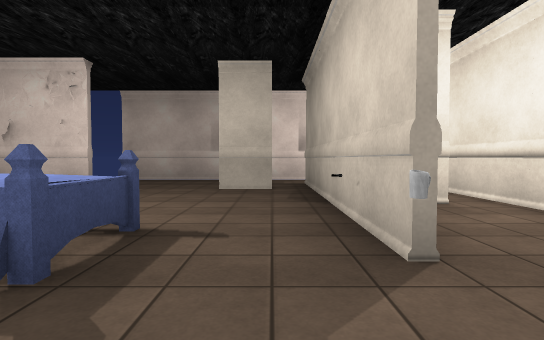
[1] (above)

18 first-person views from a walk through a Unity game level. The camera is 1.2 m above the floor, tilts 2° down and sees 80° across. The floor is counted in squares, 2 m on a side. Each view is taken from the middle of a square. On the plan, view 1 faces up. The plan holds only what a view shows up to about 10 squares ahead; the rest is blank. The place goes on beyond the plan. The player is left out. Some surface patterns are stand-ins.

[2]
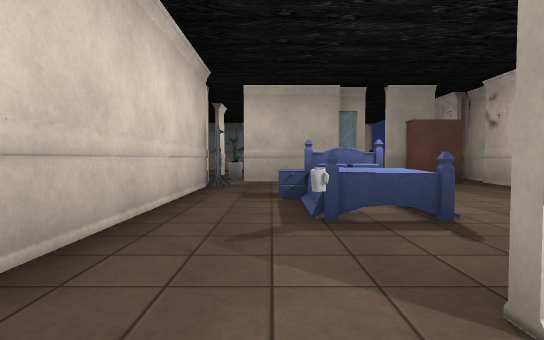

[3]
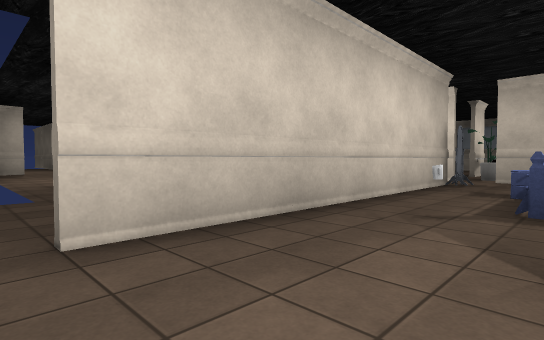

[4]
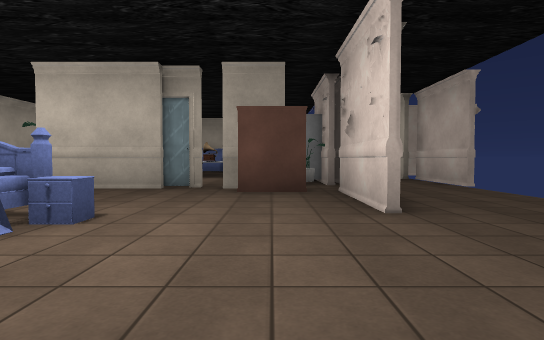

[5]
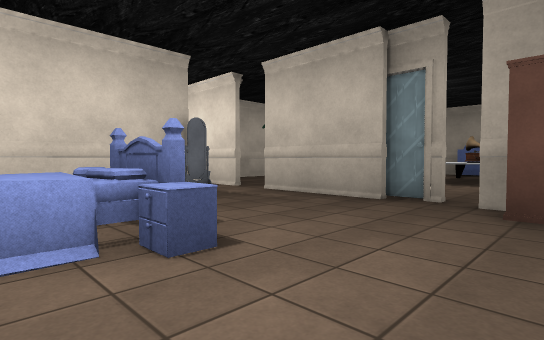

[6]
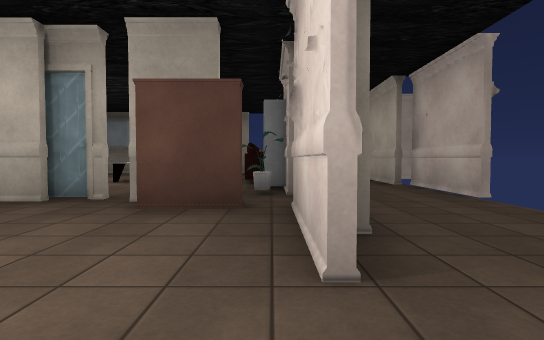

[7]
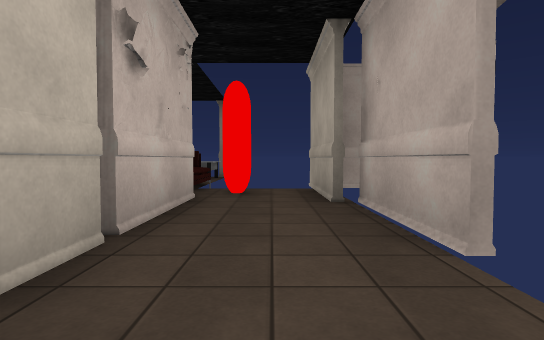

[8]
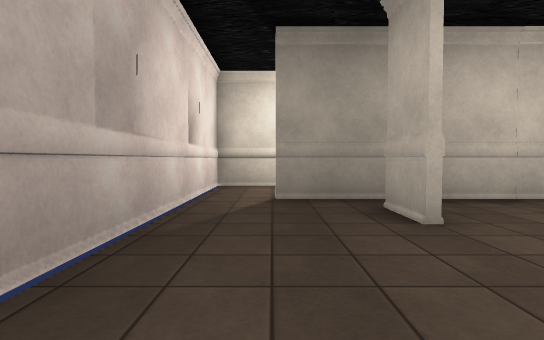

[9]
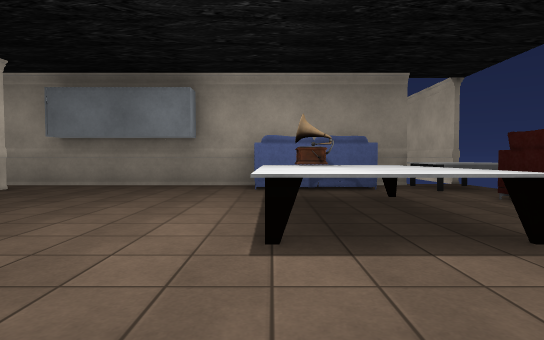

[10]
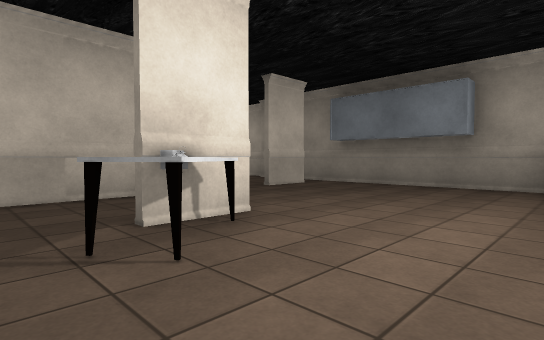

[11]
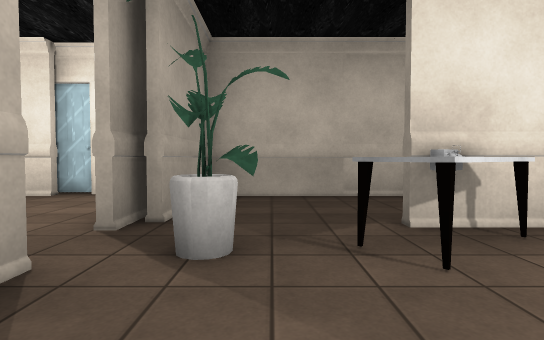

[12]
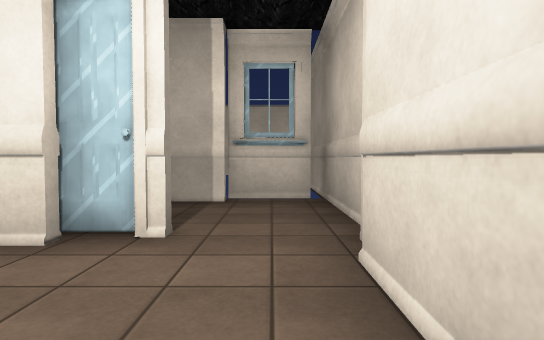

[13]
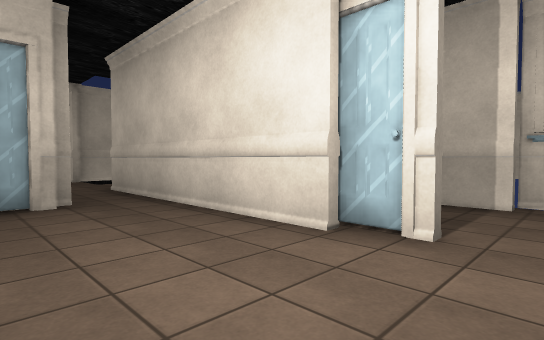

[14]
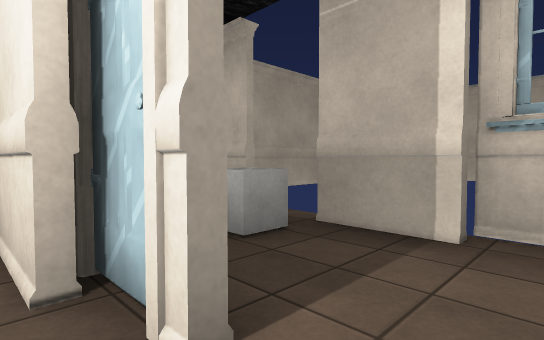

[15]
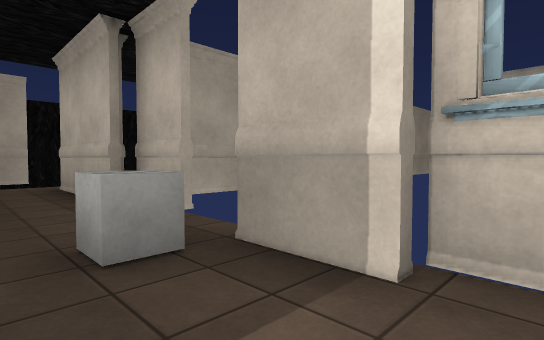

[16]
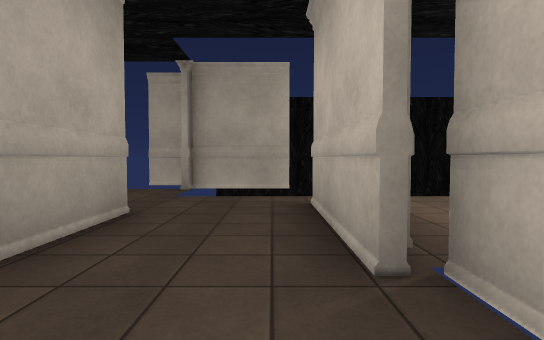

[17]
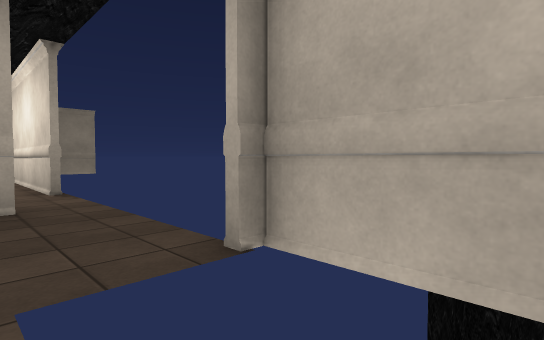

[18]
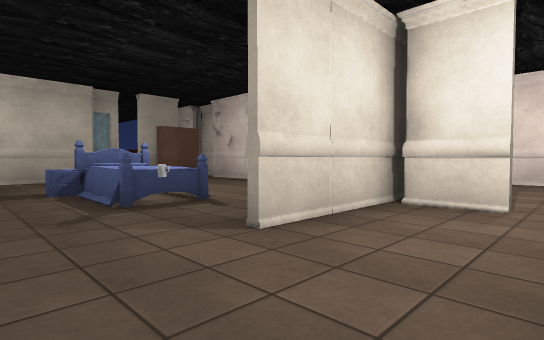

### Floor plan
Points are (right, up) in squares from view 1. A wall is a line through its corners. A room is listed if a view was taken in it or the views show most of it. See-through windows are left out.
Room 1 (views 1, 2, 3, 4, 5, 18)
walls: (0.8, 1.9) (0.8, 6); (-5.3, -0.4) (2.5, -0.4); (1, 4.9) (1, 1.9); (-3.5, 6.3) (-6.1, 6.3); (-6.5, 2.9) (-6.5, 0.2); (0, 6.4) (-1.1, 6.4); (2.4, 4.3) (1.1, 4.3); (-6.8, 3.3) (-6.9, 2.8); (-6.8, 3.6) (-6.8, 2.6); (-6.5, 4.6) (-6.5, 4); (3.2, 1.2) (3.2, 4.4)
ways out: opening at (-7, 0) to room 2; opening at (-2.5, 6) to room 2; opening at (3, 5) to room 2; gap at (-7, 4) to room 2; gap at (0, 6) to room 2; opening at (-6, -1) to room 3; opening at (3, -1) to room 4
objects: other object (-6, 5); other object (-5, 0); bed (-3, 1) to (-2, 3); other object (1, 1)
Room 2 (views 6, 7, 8, 9, 10, 11)
walls: (-7.4, 6.8) (-6.4, 6.8); (-9.4, 8.8) (-12.3, 8.8); (-6.9, 9.2) (-9.5, 9.2); (-10.5, -0.8) (-9.1, -0.8); (-6.7, -1.5) (-6.7, -0.6); (-1.1, 6.6) (0, 6.6); (-10.3, -3.2) (-7, -3.2) (-7, -1); (-15.3, 1.5) (-15.3, -2.4); (0.8, 6) (0.8, 8); (-14.5, -3.2) (-13.1, -3.2); (3.2, 4.4) (3.2, 5.9); (3.2, 7.9) (3.2, 9.2) (-4, 9.2)
ways out: opening at (-7, 0) to room 1; opening at (-2.5, 6) to room 1; opening at (3, 5) to room 1; gap at (-7, 4) to room 1; gap at (0, 6) to room 1; opening at (-13.5, -3)
objects: sofa (-15, 2) to (-15, 4); table (-15, 5) to (-14, 6); other object (-13, 2) to (-12, 3); other object (-13, 2) to (-11, 4); other object (-12, 6) to (-11, 6); other object (-10, 6) to (-9, 6); table (-9, 0); plant (-8, 6); plant (-7, 0)
Room 3 (views 12, 13, 14, 15)
walls: (-4.9, -3.5) (-4.5, -3.6); (-5.2, -3.5) (-4.1, -3.5); (-4.5, -3.2) (-1.1, -3.2); (-5, -3.6) (-4.2, -3.4); (-4.9, -3.7) (-4.4, -3.4); (-6.8, -3.9) (-6.8, -7.9); (-6.5, -0.6) (-6.5, -3); (-6.6, -5.9) (-5.2, -5.9); (-1.4, -2.1) (-1.4, -1.4)
ways out: opening at (-6, -1) to room 1; opening at (-5, -5) to room 4; gap at (-1, -2) to room 4
Room 4 (views 16, 17)
walls: (0.6, -3.4) (-1.1, -3.4); (-1.1, -3.2) (0.6, -3.2); (-1.4, -5.5) (1.4, -5.5); (-2.6, -5.9) (-1.2, -5.9); (3.5, -5.4) (3.5, -3.4); (4.3, -3) (4.3, -2.1); (-5.4, -5.5) (-4, -5.5)
ways out: opening at (3, -1) to room 1; opening at (-5, -5) to room 3; gap at (-1, -2) to room 3; opening at (2, -6); gap at (-4, -6); gap at (4, -2)
objects: other object (-4, -5)

Where each view was taken, in squares from view 1:
view 1: 0 up, 0 right, facing up
view 2: 1 up, 2 right, facing left
view 3: 2 up, 3 right, facing down-left
view 4: 5 up, 0 right, facing left
view 5: 5 up, 2 left, facing down-left
view 6: 6 up, 2 left, facing left
view 7: 8 up, 5 left, facing left
view 8: 8 up, 4 left, facing right
view 9: 2 up, 8 left, facing left
view 10: 2 up, 8 left, facing down-left
view 11: 2 up, 8 left, facing down
view 12: 1 down, 6 left, facing down
view 13: 1 down, 6 left, facing down-right
view 14: 3 down, 6 left, facing down-right
view 15: 4 down, 6 left, facing down-right
view 16: 5 down, 3 left, facing right
view 17: 5 down, 2 right, facing up-right
view 18: 0 up, 3 right, facing up-left
